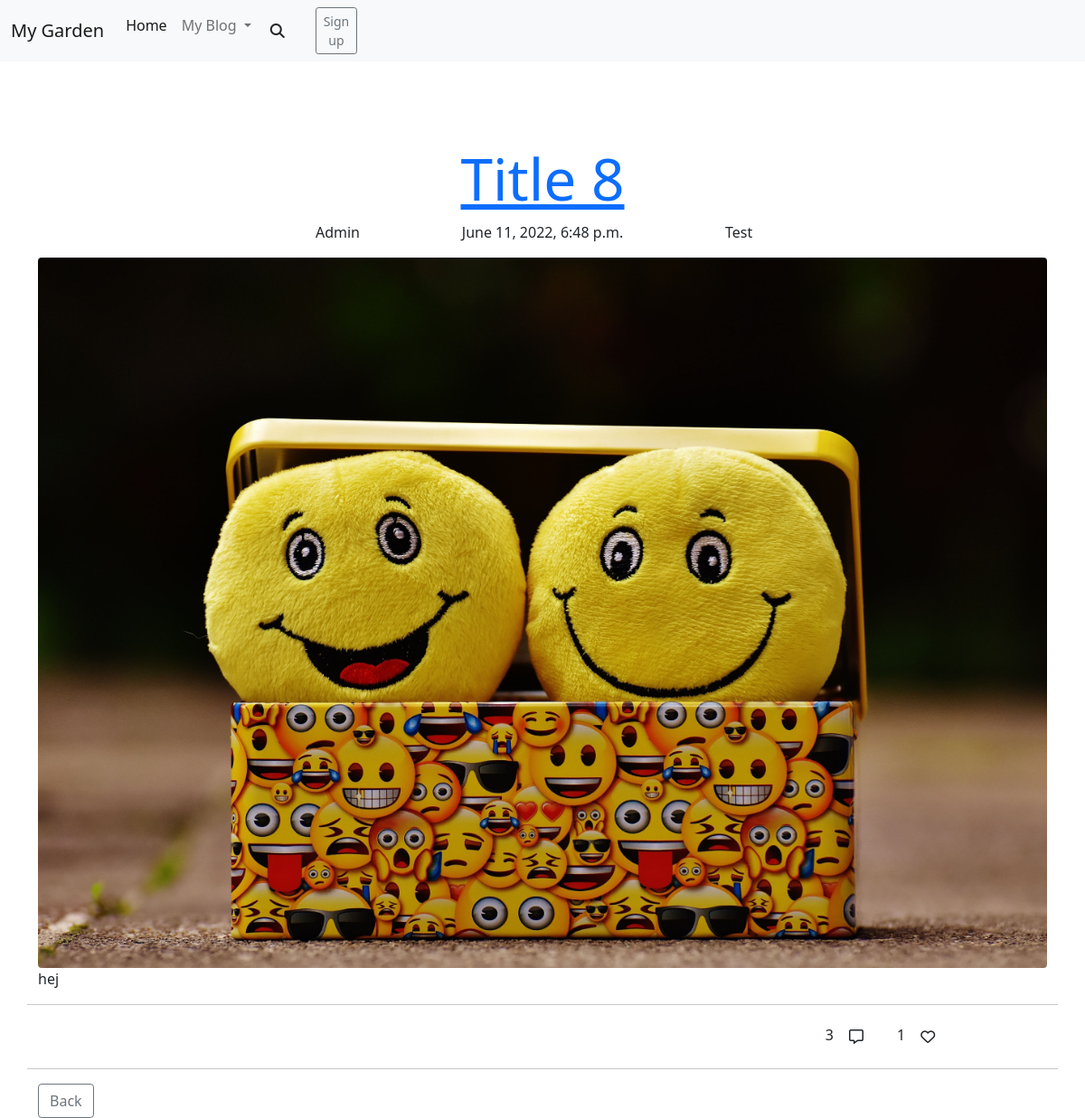
/blogpost/title-8/, run on the app's committed database.
### blog_post/models.py (models this page shows, shortened)
class Post(models.Model):
    PUBLISH_STATUS = ((0, 'Draft'), (1, 'Publish'))
    title = models.CharField(max_length=100)
    slug = models.SlugField(max_length=200, unique=True)
    meta_description = models.CharField(max_length=150, blank=True)
    author = models.ForeignKey(
        User,
        on_delete=models.CASCADE,
        related_name='post_author',
        )
    category = models.ForeignKey(
        Category,
        on_delete=models.CASCADE,
        related_name='post_category',
        )
    created_on = models.DateTimeField(auto_now_add=True)
    updated_on = models.DateTimeField(auto_now=True)
    content = models.TextField()
    published = models.IntegerField(choices=PUBLISH_STATUS, default=0)
    publish_date = models.DateTimeField(blank=True, null=True)
    likes = models.ManyToManyField(
        Profile,
        related_name='post_likes',
        default=[0],
        blank=True
        )
    number_of_likes = models.BigIntegerField(default='0')
    post_img = CloudinaryField(
        'post_image',
        default='default_image'
        )  # TODO: Add a default picture
    class Meta:
        ordering = ['-created_on']

class Category(models.Model):
    name = models.CharField(
        max_length=50,
        unique=True,
        blank=False,
        null=False,
        )
    slug = models.SlugField(
        max_length=200,
        unique=True,
        blank=False,
        null=False,
        )
    category_img = CloudinaryField(
        'category_image',
        default='default_image',
        )  #  TODO: Add a default picture
    class Meta:
        verbose_name_plural = "categories"
    def __str__(self):
        return f'{self.name}'

### blog_post/views.py (the view)
# urls.py: path('<slug:slug>/', views.BlogPostDetail.as_view(), name='blog_post'),
class BlogPostDetail(generic.DetailView):
    template_name = 'blog_post.html'
    def get(self, request, slug, *args, **kwargs):
        queryset = Post.objects.filter(published=1).order_by('-created_on')
        post = get_object_or_404(queryset, slug=slug)
        liked = False
        if post.likes.filter(id=request.user.id).exists():
            liked = True
        context = {
            'post': post,
            'liked': liked,
        }
        return render(
            request,
            "blog_post.html",
            context,
        )

### profiles/models.py (called while the page is built)
    def __str__(self):
        return f'{self.user}'

### blog_post/templates/blog_post.html (shortened to what this page needs)
{% extends 'base.html' %}
{% load static %}
{% block content %}
<article id=" blog-post-article">
    <div class="row">
        <a href="{% url 'blog_post' post.slug %}">
            <h1 class="text-center display-3 text-capitalize">{{post.title}}</h1>
        </a>
    </div>
    <div class="row">
        <div class="col">
            <p class="text-lg-end text-md-end">{{post.author}}</p>
        </div>
        <div class="col">
            <p class="text-lg-center text-md-center">{{post.created_on}}</p>
        </div>
        <div class="col-sm">
            <p class="text-lg-start text-md-start">{{post.category}}</p>
        </div>
    </div>
    <div>
        <img class="img-fluid rounded" id="temporary-defalt-pic" src="../../static/media/temporary_default.jpeg"
            alt="Smile emoojis">
    </div>
    <article id="blog-post-body">
        <div class="row">
            <p> {{post.content}} </p>
        </div>
    </article>
    <div class="comment-and-like-section">
        <div class="row">
            <hr>
            <div class="col-10">
                <p class="text-end">{{post.post_comments.count}}
                    <button class="btn btn-comments" type="button"><i class="far fa-comment-alt"></i></button>
                </p>
            </div>
            <div class="col-2">
                <span>{{post.number_of_likes}}</span>
                {% if request.user.is_authenticated %}
                <button class="btn btn_likes" id="btn-like" name="{% url 'post_likes' post.slug %}" type="submit"
                    value="{{post.id}}"><i id="btn-i" class="far fa-heart btn-icon"></i></button>
                {% else %}
                <button class="btn" id="btn-like" onclick="alertMsgVisitorLikes()"><i id="btn-i" class="far fa-heart btn-icon"></i></button>
                {% endif %}
            </div>
            <hr>
        </div>
    </div>
</article>
<a href="{% url 'index' %}" class="btn btn-outline-secondary">Back</a>
{% endblock %}

### data on the page
Post: title "Title 8", author "Admin", created_on "June 11, 2022, 6:48 p.m.", category "Test", content "hej", post_comments.count "3", number_of_likes "1"
